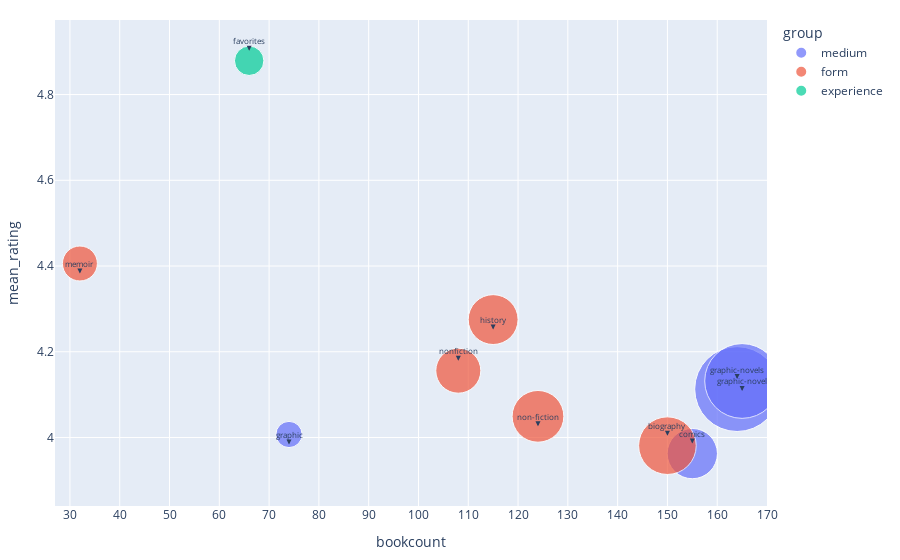

Here is the notebook cell this chart was saved with:
### Code cell
import plotly.express as px

plot_df = tag_df[tag_df["frequency"] > 270]

# Create bubble chart
fig = px.scatter(plot_df, x="bookcount", y="mean_rating", size="frequency", color="group", size_max=60)  # 等比放大气泡的最大尺寸

# label the tags
for i, row in plot_df.iterrows():
    fig.add_annotation(
        x=row['bookcount'],
        y=row['mean_rating'],
        text=row['tag'],
        showarrow=True,
        arrowhead=2,
        ax=0,
        ay=-10,
        font=dict(size=8),  # smaller text size
        yshift=10 if i % 2 == 0 else -10  # avoid overlap
    )

# more compact layout
fig.update_layout(
    xaxis=dict(
        range=[plot_df["bookcount"].min() - 5, plot_df["bookcount"].max() + 5],
        dtick=10  # adjust the interval of x-axis
    ),
    margin=dict(l=20, r=20, t=20, b=20)
)

fig.show()

### Figure 1 — Plotly figure (JSON) as saved in the notebook; plotly's stock layout.template omitted (floating-point values rounded to 4 significant figures)
{"data": [{"hovertemplate": "group=medium<br>bookcount=%{x}<br>mean_rating=%{y}<br>frequency=%{marker.size}<extra></extra>", "legendgroup": "medium", "marker": {"color": "#636efa", "size": [3023, 2348, 1061, 289], "sizemode": "area", "sizeref": 0.8397, "symbol": "circle"}, "mode": "markers", "name": "medium", "orientation": "v", "showlegend": true, "type": "scatter", "x": [164, 165, 155, 74], "xaxis": "x", "y": [4.113, 4.132, 3.962, 4.007], "yaxis": "y"}, {"hovertemplate": "group=form<br>bookcount=%{x}<br>mean_rating=%{y}<br>frequency=%{marker.size}<extra></extra>", "legendgroup": "form", "marker": {"color": "#EF553B", "size": [1394, 1124, 1044, 851, 513], "sizemode": "area", "sizeref": 0.8397, "symbol": "circle"}, "mode": "markers", "name": "form", "orientation": "v", "showlegend": true, "type": "scatter", "x": [150, 124, 115, 108, 32], "xaxis": "x", "y": [3.981, 4.049, 4.275, 4.156, 4.406], "yaxis": "y"}, {"hovertemplate": "group=experience<br>bookcount=%{x}<br>mean_rating=%{y}<br>frequency=%{marker.size}<extra></extra>", "legendgroup": "experience", "marker": {"color": "#00cc96", "size": [364], "sizemode": "area", "sizeref": 0.8397, "symbol": "circle"}, "mode": "markers", "name": "experience", "orientation": "v", "showlegend": true, "type": "scatter", "x": [66], "xaxis": "x", "y": [4.879], "yaxis": "y"}], "layout": {"annotations": [{"arrowhead": 2, "ax": 0, "ay": -10, "font": {"size": 8}, "showarrow": true, "text": "graphic-novels", "x": 164, "y": 4.113, "yshift": 10}, {"arrowhead": 2, "ax": 0, "ay": -10, "font": {"size": 8}, "showarrow": true, "text": "graphic-novel", "x": 165, "y": 4.132, "yshift": -10}, {"arrowhead": 2, "ax": 0, "ay": -10, "font": {"size": 8}, "showarrow": true, "text": "biography", "x": 150, "y": 3.981, "yshift": 10}, {"arrowhead": 2, "ax": 0, "ay": -10, "font": {"size": 8}, "showarrow": true, "text": "non-fiction", "x": 124, "y": 4.049, "yshift": -10}, {"arrowhead": 2, "ax": 0, "ay": -10, "font": {"size": 8}, "showarrow": true, "text": "comics", "x": 155, "y": 3.962, "yshift": 10}, {"arrowhead": 2, "ax": 0, "ay": -10, "font": {"size": 8}, "showarrow": true, "text": "history", "x": 115, "y": 4.275, "yshift": -10}, {"arrowhead": 2, "ax": 0, "ay": -10, "font": {"size": 8}, "showarrow": true, "text": "nonfiction", "x": 108, "y": 4.156, "yshift": 10}, {"arrowhead": 2, "ax": 0, "ay": -10, "font": {"size": 8}, "showarrow": true, "text": "memoir", "x": 32, "y": 4.406, "yshift": -10}, {"arrowhead": 2, "ax": 0, "ay": -10, "font": {"size": 8}, "showarrow": true, "text": "favorites", "x": 66, "y": 4.879, "yshift": 10}, {"arrowhead": 2, "ax": 0, "ay": -10, "font": {"size": 8}, "showarrow": true, "text": "graphic", "x": 74, "y": 4.007, "yshift": -10}], "legend": {"itemsizing": "constant", "title": {"text": "group"}, "tracegroupgap": 0}, "margin": {"b": 20, "l": 20, "r": 20, "t": 20}, "xaxis": {"anchor": "y", "domain": [0, 1], "dtick": 10, "range": [27, 170], "title": {"text": "bookcount"}}, "yaxis": {"anchor": "x", "domain": [0, 1], "title": {"text": "mean_rating"}}}}
